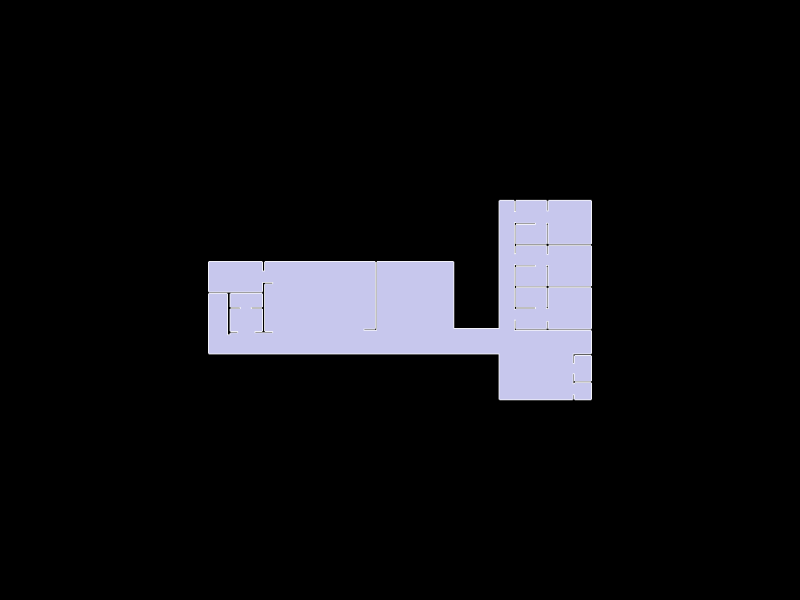

Source (notebook cell):
### Markdown cell above
## 6. Show the floor plan

### Code cell
Topology.Show(floor_face,
              camera=[0, 0, 6],
              faceColor=[210, 210, 250],
              faceOpacity=1,
              edgeColor="white",
              edgeWidth=3,
              showVertices=False,
              backgroundColor="black",
              width=800, height=600,
              renderer=renderer)

### Figure 1 — Plotly figure (JSON) as saved in the notebook; plotly's stock layout.template omitted (floating-point values rounded to 4 significant figures; data arrays with more than 128 entries replaced by an {"elided": "..."} marker saying what was removed)
{"data": [{"hoverinfo": "text", "legendgroup": "2", "legendrank": 2, "line": {"color": "white", "dash": "solid", "width": 3}, "marker": {"size": 0}, "mode": "lines", "name": "1: Untitled (Edges)", "showlegend": false, "text": "", "type": "scatter3d", "x": {"elided": "408 float values"}, "y": {"elided": "408 float values"}, "z": {"elided": "408 int values"}}, {"cmax": 1, "cmin": 0, "color": "#D2D2FA", "colorscale": [[0, "#440154"], [0.1111, "#482878"], [0.2222, "#3e4989"], [0.3333, "#31688e"], [0.4444, "#26828e"], [0.5556, "#1f9e89"], [0.6667, "#35b779"], [0.7778, "#6ece58"], [0.8889, "#b5de2b"], [1, "#fde725"]], "flatshading": true, "hoverinfo": "text", "hovertext": "", "i": {"elided": "134 int values"}, "j": {"elided": "134 int values"}, "k": {"elided": "134 int values"}, "legendgroup": "3", "legendrank": 3, "lighting": {"facenormalsepsilon": 0}, "name": "1: Untitled (Faces)", "opacity": 1, "showlegend": false, "showscale": false, "text": "", "type": "mesh3d", "x": {"elided": "136 float values"}, "y": {"elided": "136 float values"}, "z": {"elided": "136 int values"}}], "layout": {"autosize": true, "height": 600, "margin": {"b": 40, "l": 40, "r": 40, "t": 40}, "paper_bgcolor": "#000000", "plot_bgcolor": "#000000", "scene": {"aspectmode": "data", "camera": {"center": {"x": 0, "y": 0, "z": 0}, "eye": {"x": 0, "y": 0, "z": 6}, "projection": {"type": "perspective"}, "up": {"x": 0, "y": 1, "z": 0}}, "xaxis": {"visible": false}, "yaxis": {"visible": false}, "zaxis": {"visible": false}}, "showlegend": true, "width": 800, "xaxis": {"showgrid": false, "visible": false, "zeroline": false}, "yaxis": {"showgrid": false, "visible": false, "zeroline": false}}}
